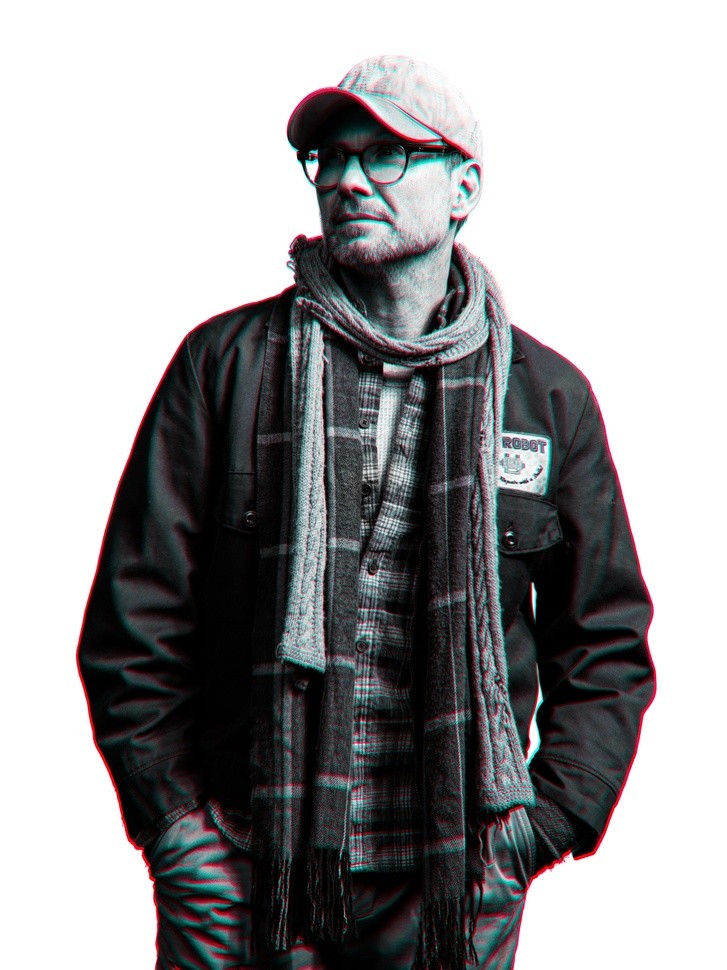
%> input picture image.jpg, 727 x 970 px, shrunk from 3100 x 4136 before the run
$ octave exp3.2.m   (GNU Octave 9; MATLAB toolbox functions it lacks are replaced by stand-ins)
%> lines starting %> are read from the running program, lines starting %| are printed output that depends on the picture
clc
clear all
I = imread("image.jpg");
%> I is the input picture: size 970x727x3 uint8; mean R, G, B 154.4, 154.1, 155.4
g = rgb2gray(I);
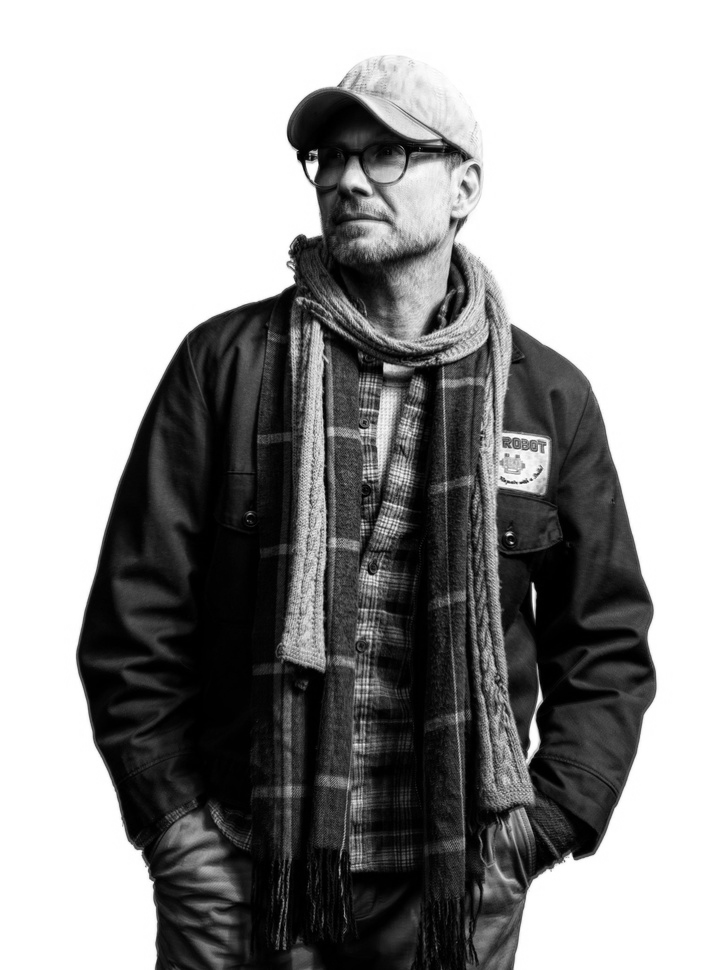
%> g: size 970x727 uint8; min 0, max 255, mean 154.3

title("addition");
a = imadd(g,100);
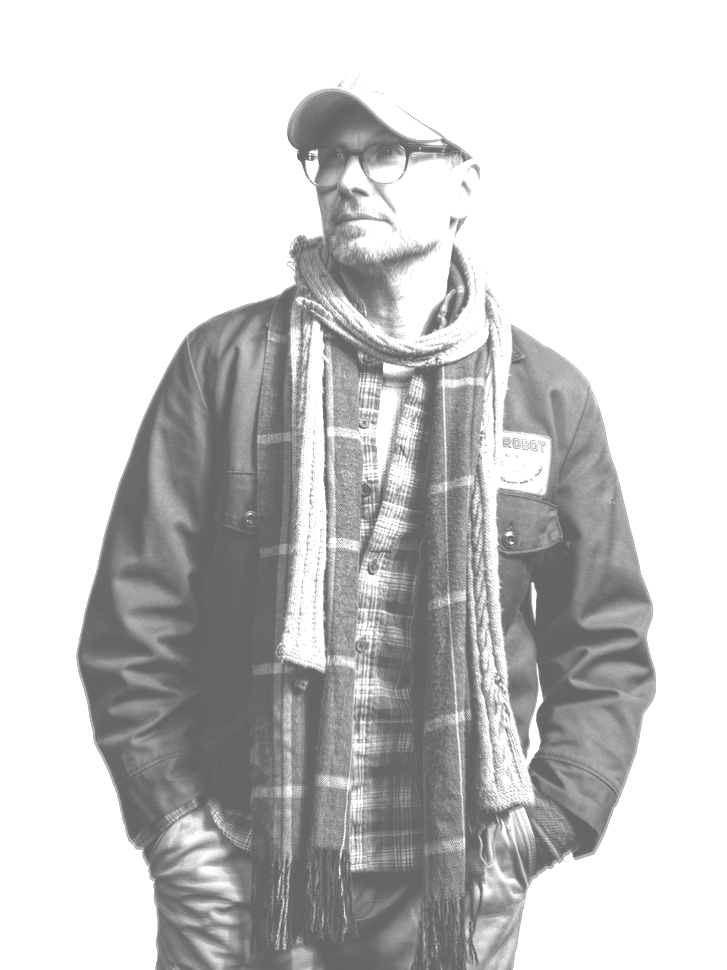
%> a: size 970x727 uint8; min 100, max 255, mean 202.8
subplot(2,2,2);
imshow(a);

title("substraction");
%> (the run ends here)
